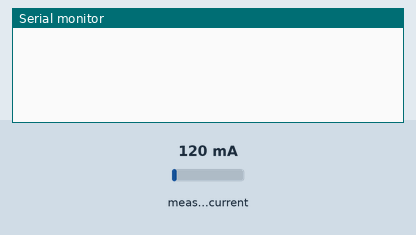
Simulated run of this sketch. Board: ESP32. Shown: the last lines printed to the serial monitor. The inputs (shaded band) are chosen by the test bench; at power-on: measured current 120 mA. WiFi joins after 1.5 s; servers stay silent unless stated.

Above: at 3.0 s.
3.1 s: measured current set to 500 mA
At 4.9 s:
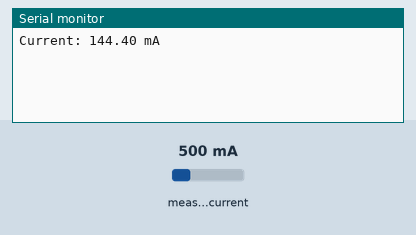
7.4 s: measured current set to 40 mA
At 8.4 s:
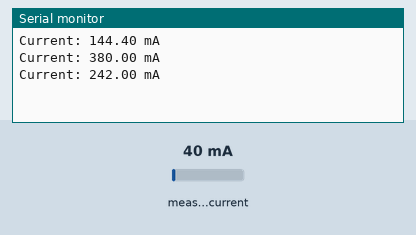
Timing chart, 0 to 10.4 s (numbered marks = the images above; inputs shaded):
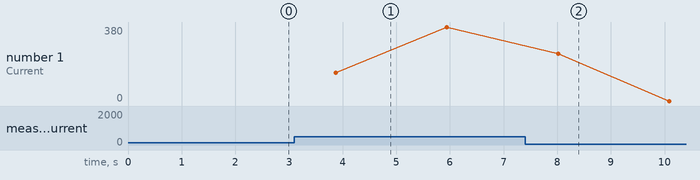

Measured:
- after the input at 3.1 s, the serial monitor: prints a new line after 0.77 s (image 1)
- after the input at 7.4 s, the serial monitor: prints a new line after 0.62 s (image 2)
- plotted number 1: 380 → 0 after the input at 7.4 s

The sketch:

Code.ino
```cpp
// Blynk credentials
#define BLYNK_TEMPLATE_ID "TMPL68d_K4XwI"
#define BLYNK_TEMPLATE_NAME "s"
#define BLYNK_AUTH_TOKEN "C1JGFBBoE1Jaa-FPk0SQOcUMPwzzmhfZ"

// Code snippet for current measurement using ACS712 and sending data to Blynk
#include "ACS712.h"
#include <BlynkSimpleEsp32.h>


char auth[] = BLYNK_AUTH_TOKEN;
char ssid[] = "Tplink";
char pass[] = "0187754ss@@";

ACS712 ACS(34, 3.3, 4095, 125);  // Parameters: analog pin, Vref, ADC resolution, sensor sensitivity
int calibration_factor = 120;

void setup() {
  Serial.begin(115200);
  Blynk.begin(auth, ssid, pass);
}

void loop() {
  Blynk.run();

  float current = readCurrent();
  Blynk.virtualWrite(V0, current);  // Send current value to Virtual Pin V1
}

float readCurrent() {
  float average = 0;
  for (int i = 0; i < 100; i++) {
    average += ACS.mA_AC();
  }
  float mA = (abs(average / 100.0) - calibration_factor);
  if (mA <= 5) mA = 0;

  // Print values for debugging
  Serial.print("Current: ");
  Serial.print(mA);
  Serial.println(" mA");

  return mA;
}
```
